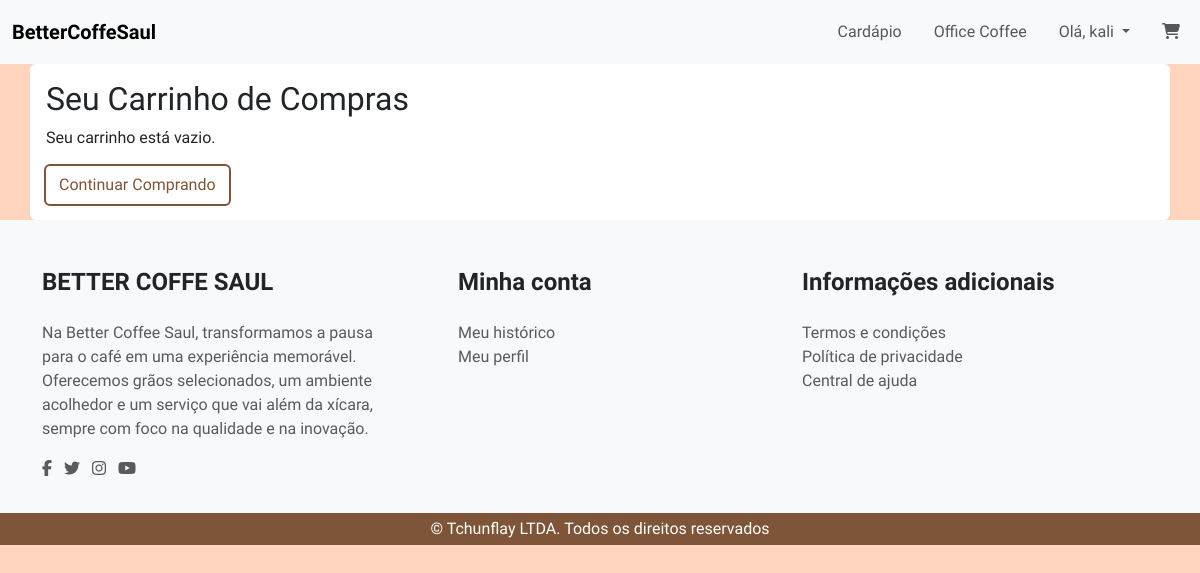
/cart/ (signed in), run on an earlier commit of the app's database.
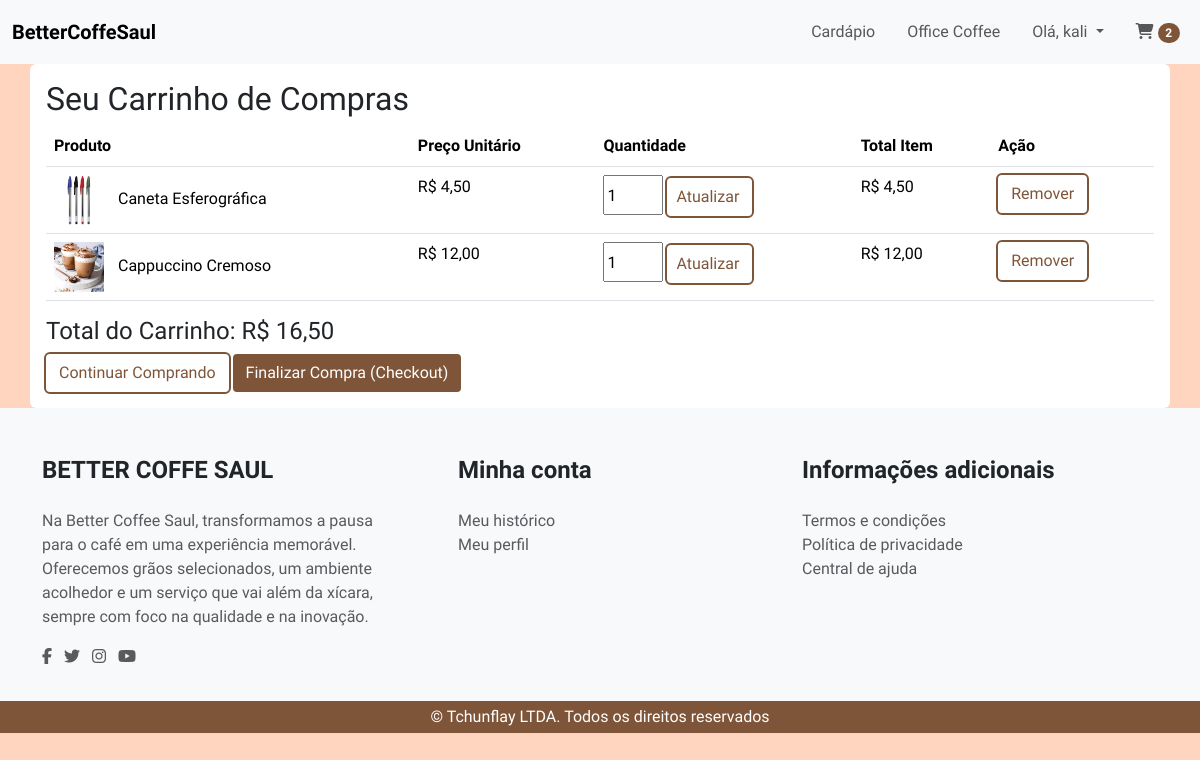
And on a later commit of the database.
### cart/models.py (models this page shows, shortened)
class Cart(models.Model):
    user = models.OneToOneField(settings.AUTH_USER_MODEL, on_delete=models.CASCADE, related_name='cart')
    created_at = models.DateTimeField(auto_now_add=True)
    updated_at = models.DateTimeField(auto_now=True)
    def get_total_price(self):
        total = 0
        for item in self.items.all():
            total += item.get_total_item_price()
        return total

class CartItem(models.Model):
    cart = models.ForeignKey(Cart, related_name='items', on_delete=models.CASCADE)
    cardapio_item = models.ForeignKey(Cardapio, on_delete=models.CASCADE, null=True, blank=True)
    office_item = models.ForeignKey(OfficeItem, on_delete=models.CASCADE, null=True, blank=True)
    quantity = models.PositiveIntegerField(default=1)
    price_at_purchase = models.DecimalField(max_digits=10, decimal_places=2, null=True, blank=True)
    added_at = models.DateTimeField(auto_now_add=True)
    class Meta:
        constraints = [
            models.CheckConstraint(
                name="%(app_label)s_%(class)s_either_cardapio_or_office_item",
                check=(
                    models.Q(cardapio_item__isnull=False, office_item__isnull=True) |
                    models.Q(cardapio_item__isnull=True, office_item__isnull=False)
                ),
            )
        ]
    def get_item_price(self):
        if self.price_at_purchase is not None:
            return self.price_at_purchase
        return self.item_object.preco if self.item_object else 0
    def get_total_item_price(self):
        return self.quantity * self.get_item_price()

### coffeoffice/models.py (models this page shows, shortened)
class OfficeItem(models.Model):
    ITEM_TYPE_CHOICES = [
        ('PROD', 'Produto de Papelaria'),
        ('SERV', 'Serviço de Escritório'),
    ]
    nome = models.CharField(max_length=100)
    descricao = models.TextField(blank=True, null=True)
    preco = models.DecimalField(max_digits=6, decimal_places=2)
    tipo_item = models.CharField(max_length=4, choices=ITEM_TYPE_CHOICES, default='PROD')
    foto = models.ImageField(upload_to='fotos_office_items/', blank=True, null=True, default='fotos_office_items/default.png')
    disponivel = models.BooleanField(default=True)
    adicionado = models.DateTimeField(default=timezone.now)
    editado = models.DateTimeField(auto_now=True)

### cardapio/models.py (models this page shows, shortened)
class Cardapio(models.Model):
    nome = models.CharField(max_length=200)
    tp = (
        ("ALL", "Todos"),
        ("C", "Comida"),
        ("B", "Bebida"),
    )
    tipo = models.CharField(max_length=50, choices=tp, default="ALL")
    promo = (
        ("S", "Sim"),
        ("N", "Nao"),
    )
    promocao = models.CharField(max_length=50, choices=promo, default="Nao")
    descricao = models.TextField(blank=True, null=True)
    preco = models.DecimalField(max_digits=8, decimal_places=2, blank=True, null=True)
    foto = models.ImageField(upload_to='fotos_cardapio/',default="fotos_cardapio/default.png", blank=True, null=True)
    adicionado = models.DateTimeField(auto_now_add=True)
    editado = models.DateTimeField(auto_now=True)

### cart/views.py (the view)
# urls.py: path('', views.view_cart, name='view_cart'),
def view_cart(request):
    cart, created = Cart.objects.get_or_create(user=request.user)
    context = {'cart': cart}
    return render(request, 'cart/cart_detail.html', context)

### cart/templates/cart/cart_detail.html (shortened to what this page needs)
{% extends "base.html" %}
{% load static %}
{% load i18n %}
{% block content %}
<div class="login-page-wrapper">
    <div class="container bg-white rounded-2 p-3">
        <h2>Seu Carrinho de Compras</h2>
        {% if cart.items.all %}
        <table class="table">
            <thead>
                <tr>
                    <th>Produto</th>
                    <th>Preço Unitário</th>
                    <th>Quantidade</th>
                    <th>Total Item</th>
                    <th>Ação</th>
                </tr>
            </thead>
            <tbody>
                {% for item in cart.items.all %}
                <tr>
                    <td>
                        {% if item.cardapio_item %}
                        <img src="{{ item.cardapio_item.foto.url }}" alt="{{ item.cardapio_item.nome }}"
                            style="width: 50px; height: auto; margin-right: 10px;">
                        {{ item.cardapio_item.nome }}
                        {% elif item.office_item %}
                        {% if item.office_item.foto %}
                        <img src="{{ item.office_item.foto.url }}" alt="{{ item.office_item.nome }}"
                            style="width: 50px; height: auto; margin-right: 10px;">
                        {% endif %}
                        {{ item.office_item.nome }}
                        {% endif %}
                    </td>
                    <td>R$ {{ item.get_item_price|floatformat:2 }}</td>
                    <td>
                        <form action="{% url 'cart:update_cart_item' item.id %}" method="post" style="display: inline;">
                            <input type="number" name="quantity" value="{{ item.quantity }}" min="0"
                                style="width: 60px; height: 40px;" class="pe-2">
                            <button type="submit" class="btn btn-orange-outline rounded-1 w-30 ps-2">Atualizar</button>
                        </form>
                    </td>
                    <td>R$ {{ item.get_total_item_price|floatformat:2 }}</td>
                    <td>
                        <a href="{% url 'cart:remove_from_cart' item.id %}"
                            class="btn btn-orange-outline rounded-1 w-30">Remover</a>
                    </td>
                </tr>
                {% endfor %}
            </tbody>
        </table>
        <div class="text-right">
            <h4>Total do Carrinho: R$ {{ cart.get_total_price|floatformat:2 }}</h4>
            <a href="{% url 'cardapio:index' %}" class="btn btn-orange-outline rounded-1 w-20">Continuar Comprando</a>
            <a href="#" class="btn btn-orange rounded-1 w-20">Finalizar Compra (Checkout)</a>
        </div>
        {% else %}
        <p>Seu carrinho está vazio.</p>
        <a href="{% url 'cardapio:index' %}" class="btn btn-orange-outline rounded-1 w-20">Continuar Comprando</a>
        {% endif %}
    </div>
</div>
{% endblock %}

### templates/navbar.html (shortened to what this page needs)
<nav class="navbar navbar-expand-lg navbar-light bg-light">
    <div class="container-fluid pt-1 pb-1">
        <a href="{% url 'home:index' %}" class="navbar-brand fw-bold">BetterCoffeSaul</a>
        <div class="collapse navbar-collapse d-lg-flex justify-content-lg-end" id="navbarNavContent">
            <ul class="navbar-nav">
                <li class="nav-item me-lg-3">
                    <a class="nav-link" href="{% url 'cardapio:index' %}">Cardápio</a>
                </li>
                <li class="nav-item me-lg-3">
                    <a href="{% url 'coffeoffice:office_list' %}" class="nav-link ">Office Coffee</a>
                </li>
                {% if user.is_authenticated %}
                    <li class="nav-item dropdown me-lg-3">
                        <a class="nav-link dropdown-toggle" href="#" id="navbarDropdownUser" role="button" data-bs-toggle="dropdown" aria-expanded="false">
                            Olá, {{ user.username|default:user.email }}
                        </a>
                    </li>
                    <li class="nav-item">
                        <a class="nav-link" href="{% url 'cart:view_cart' %}">
                            <i class="fas fa-shopping-cart"></i>
                            {% if user.cart and user.cart.items.count > 0 %}
                            <span class="badge rounded-pill bg-color-orange">{{ user.cart.items.count }}</span>
                            {% endif %}
                        </a>
                    </li>
                {% endif %}
            </ul>
        </div>
    </div>
</nav>

What changed in the data, as far as the page shows it:
added CartItem: office_item.foto (picture), office_item.nome "Caneta Esferográfica", get_item_price "4,50", quantity "1", get_total_item_price "4,50"
added CartItem: cardapio_item.foto (picture), cardapio_item.nome "Cappuccino Cremoso", get_item_price "12,00", quantity "1", get_total_item_price "12,00"
added Cart: get_total_price "16,50"
Also different on the page:
{{ user.cart.items.count }}: (not shown) → "2"
text no longer shown: "Seu carrinho está vazio."
text now shown: "Produto Preço Unitário Quantidade Total Item Ação Total do Carrinho: R$ Finalizar Compra (Checkout)"
